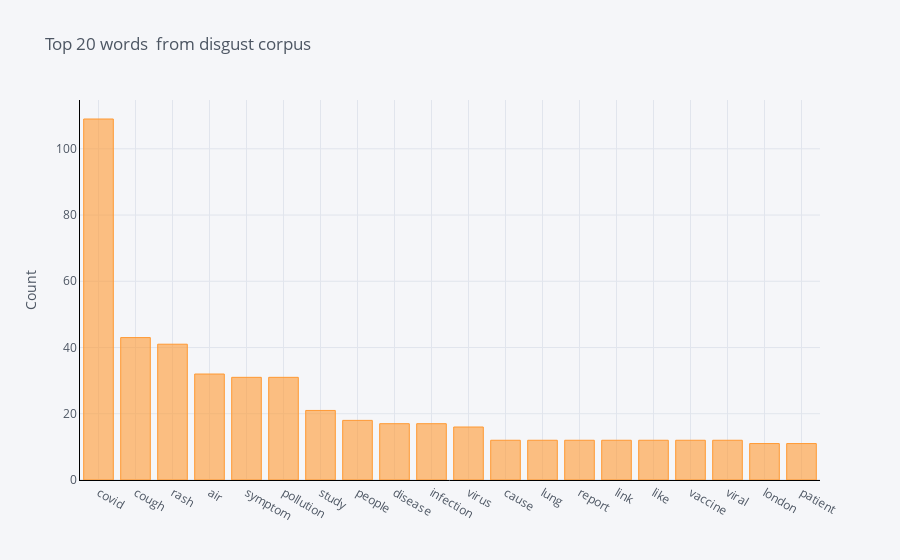

This figure's notebook cell:
### Code cell
print("Frequent Words disgust text")
common_words = get_top_n_words(emo_data[emo_data.overall_emo=='avgLexVal_disgust'].text, 20)
total=0
for word, freq in common_words:

    print(word, freq)
    
    total=total+freq
for word, freq in common_words:
    perc=(freq/len(disgust_text))*100
    print(word,str(perc)+"%")
df1 = pd.DataFrame(common_words, columns = ['ReviewText' , 'count'])
df1.groupby('ReviewText').sum()['count'].sort_values(ascending=False).iplot(
    kind='bar', yTitle='Count', linecolor='black', title='Top 20 words  from disgust corpus')

### Figure 1 — Plotly figure (JSON) as saved in the notebook; plotly's stock layout.template omitted (floating-point values rounded to 4 significant figures)
{"data": [{"marker": {"color": "rgba(255, 153, 51, 0.6)", "line": {"color": "rgba(255, 153, 51, 1.0)", "width": 1}}, "name": "count", "orientation": "v", "text": "", "type": "bar", "x": ["covid", "cough", "rash", "air", "symptom", "pollution", "study", "people", "disease", "infection", "virus", "cause", "lung", "report", "link", "like", "vaccine", "viral", "london", "patient"], "y": [109, 43, 41, 32, 31, 31, 21, 18, 17, 17, 16, 12, 12, 12, 12, 12, 12, 12, 11, 11]}], "layout": {"legend": {"bgcolor": "#F5F6F9", "font": {"color": "#4D5663"}}, "paper_bgcolor": "#F5F6F9", "plot_bgcolor": "#F5F6F9", "title": {"font": {"color": "#4D5663"}, "text": "Top 20 words  from disgust corpus"}, "xaxis": {"gridcolor": "#E1E5ED", "linecolor": "black", "showgrid": true, "tickfont": {"color": "#4D5663"}, "title": {"font": {"color": "#4D5663"}, "text": ""}, "zerolinecolor": "#E1E5ED"}, "yaxis": {"gridcolor": "#E1E5ED", "linecolor": "black", "showgrid": true, "tickfont": {"color": "#4D5663"}, "title": {"font": {"color": "#4D5663"}, "text": "Count"}, "zerolinecolor": "#E1E5ED"}}}
